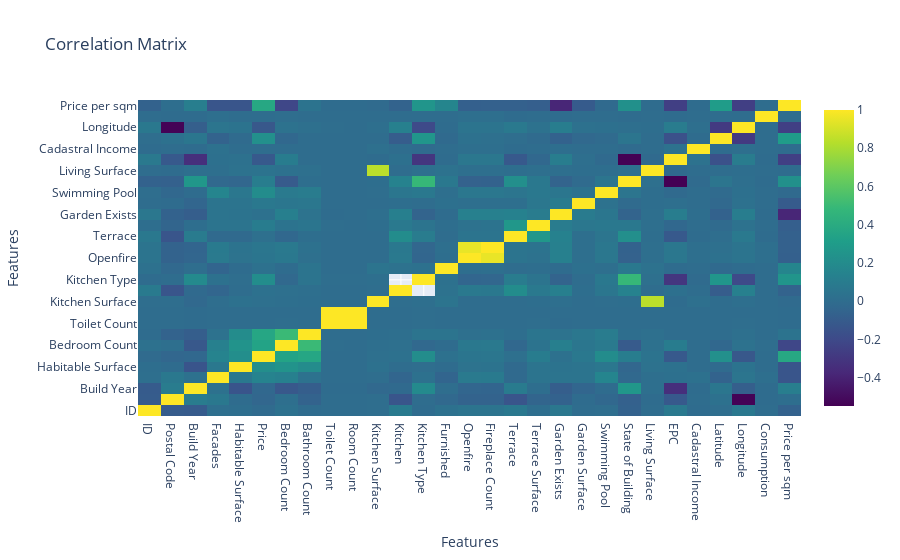

This figure's notebook cell:
### Markdown cell above
**Time to mess with our data**

### Code cell
import pandas as pd
import plotly.graph_objects as go

# Read the .csv file
df = pd.read_csv("../data/cleaned/data.csv")

# Filter the dataframe to include only numeric columns
numeric_df = df.select_dtypes(include=['int64', 'float64'])

# Create a correlation matrix
correlation_matrix = numeric_df.corr()

# Create a heatmap using Plotly
fig = go.Figure(data=go.Heatmap(
                   z=correlation_matrix.values,
                   x=correlation_matrix.columns,
                   y=correlation_matrix.index,
                   colorscale='Viridis'))

# Set the title and axis labels
fig.update_layout(title='Correlation Matrix',
                  xaxis_title='Features',
                  yaxis_title='Features')

# Show the plot
fig.show()

### Figure 1 — Plotly figure (JSON) as saved in the notebook; plotly's stock layout.template omitted (floating-point values rounded to 4 significant figures; data arrays with more than 128 entries replaced by an {"elided": "..."} marker saying what was removed)
{"data": [{"colorscale": [[0, "#440154"], [0.1111, "#482878"], [0.2222, "#3e4989"], [0.3333, "#31688e"], [0.4444, "#26828e"], [0.5556, "#1f9e89"], [0.6667, "#35b779"], [0.7778, "#6ece58"], [0.8889, "#b5de2b"], [1, "#fde725"]], "type": "heatmap", "x": ["ID", "Postal Code", "Build Year", "Facades", "Habitable Surface", "Price", "Bedroom Count", "Bathroom Count", "Toilet Count", "Room Count", "Kitchen Surface", "Kitchen", "Kitchen Type", "Furnished", "Openfire", "Fireplace Count", "Terrace", "Terrace Surface", "Garden Exists", "Garden Surface", "Swimming Pool", "State of Building", "Living Surface", "EPC", "Cadastral Income", "Latitude", "Longitude", "Consumption", "Price per sqm"], "y": ["ID", "Postal Code", "Build Year", "Facades", "Habitable Surface", "Price", "Bedroom Count", "Bathroom Count", "Toilet Count", "Room Count", "Kitchen Surface", "Kitchen", "Kitchen Type", "Furnished", "Openfire", "Fireplace Count", "Terrace", "Terrace Surface", "Garden Exists", "Garden Surface", "Swimming Pool", "State of Building", "Living Surface", "EPC", "Cadastral Income", "Latitude", "Longitude", "Consumption", "Price per sqm"], "z": {"elided": "29x29 float values"}}], "layout": {"title": {"text": "Correlation Matrix"}, "xaxis": {"title": {"text": "Features"}}, "yaxis": {"title": {"text": "Features"}}}}
